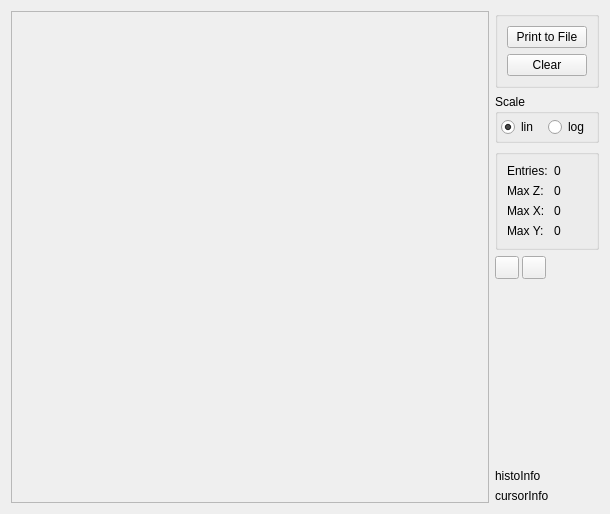
<?xml version="1.0" encoding="UTF-8"?>
<ui version="4.0">
 <class>Histo2DWidget</class>
 <widget class="QWidget" name="Histo2DWidget">
  <property name="geometry">
   <rect>
    <x>0</x>
    <y>0</y>
    <width>610</width>
    <height>514</height>
   </rect>
  </property>
  <layout class="QGridLayout" name="gridLayout" columnstretch="1,0">
   <item row="0" column="0">
    <widget class="QwtPlot" name="plot">
     <property name="sizePolicy">
      <sizepolicy hsizetype="Expanding" vsizetype="Expanding">
       <horstretch>0</horstretch>
       <verstretch>0</verstretch>
      </sizepolicy>
     </property>
     <property name="frameShape">
      <enum>QFrame::StyledPanel</enum>
     </property>
     <property name="frameShadow">
      <enum>QFrame::Raised</enum>
     </property>
    </widget>
   </item>
   <item row="0" column="1">
    <layout class="QVBoxLayout" name="controlsLayout">
     <item>
      <widget class="QGroupBox" name="groupBox">
       <property name="sizePolicy">
        <sizepolicy hsizetype="Minimum" vsizetype="Preferred">
         <horstretch>0</horstretch>
         <verstretch>0</verstretch>
        </sizepolicy>
       </property>
       <property name="title">
        <string/>
       </property>
       <layout class="QGridLayout" name="gridLayout_2">
        <item row="1" column="0">
         <widget class="QPushButton" name="pb_clear">
          <property name="text">
           <string>Clear</string>
          </property>
         </widget>
        </item>
        <item row="0" column="0">
         <widget class="QPushButton" name="pb_export">
          <property name="text">
           <string>Print to File</string>
          </property>
         </widget>
        </item>
       </layout>
      </widget>
     </item>
     <item>
      <widget class="QGroupBox" name="groupBox_3">
       <property name="title">
        <string>Scale</string>
       </property>
       <layout class="QHBoxLayout" name="horizontalLayout">
        <property name="spacing">
         <number>1</number>
        </property>
        <property name="leftMargin">
         <number>3</number>
        </property>
        <property name="topMargin">
         <number>3</number>
        </property>
        <property name="rightMargin">
         <number>3</number>
        </property>
        <property name="bottomMargin">
         <number>3</number>
        </property>
        <item>
         <widget class="QRadioButton" name="scaleLin">
          <property name="text">
           <string>lin</string>
          </property>
          <property name="checked">
           <bool>true</bool>
          </property>
          <attribute name="buttonGroup">
           <string notr="true">linLogGroup</string>
          </attribute>
         </widget>
        </item>
        <item>
         <widget class="QRadioButton" name="scaleLog">
          <property name="text">
           <string>log</string>
          </property>
          <attribute name="buttonGroup">
           <string notr="true">linLogGroup</string>
          </attribute>
         </widget>
        </item>
       </layout>
      </widget>
     </item>
     <item>
      <widget class="QGroupBox" name="groupBox_2">
       <property name="title">
        <string/>
       </property>
       <layout class="QFormLayout" name="formLayout">
        <item row="0" column="0">
         <widget class="QLabel" name="label">
          <property name="text">
           <string>Entries:</string>
          </property>
         </widget>
        </item>
        <item row="0" column="1">
         <widget class="QLabel" name="label_numberOfEntries">
          <property name="text">
           <string>0</string>
          </property>
         </widget>
        </item>
        <item row="1" column="0">
         <widget class="QLabel" name="label_2">
          <property name="text">
           <string>Max Z:</string>
          </property>
         </widget>
        </item>
        <item row="1" column="1">
         <widget class="QLabel" name="label_maxValue">
          <property name="text">
           <string>0</string>
          </property>
         </widget>
        </item>
        <item row="2" column="0">
         <widget class="QLabel" name="label_3">
          <property name="text">
           <string>Max X: </string>
          </property>
         </widget>
        </item>
        <item row="3" column="0">
         <widget class="QLabel" name="label_4">
          <property name="text">
           <string>Max Y:</string>
          </property>
         </widget>
        </item>
        <item row="2" column="1">
         <widget class="QLabel" name="label_maxX">
          <property name="text">
           <string>0</string>
          </property>
         </widget>
        </item>
        <item row="3" column="1">
         <widget class="QLabel" name="label_maxY">
          <property name="text">
           <string>0</string>
          </property>
         </widget>
        </item>
       </layout>
      </widget>
     </item>
     <item>
      <widget class="QFrame" name="buttonFrame">
       <layout class="QHBoxLayout" name="horizontalLayout_2">
        <property name="spacing">
         <number>3</number>
        </property>
        <property name="leftMargin">
         <number>0</number>
        </property>
        <property name="topMargin">
         <number>0</number>
        </property>
        <property name="rightMargin">
         <number>0</number>
        </property>
        <property name="bottomMargin">
         <number>0</number>
        </property>
        <item>
         <widget class="QToolButton" name="tb_info">
          <property name="toolTip">
           <string>Histogram Info</string>
          </property>
          <property name="icon">
           <iconset resource="resources.qrc">
            <normaloff>:/info.png</normaloff>:/info.png</iconset>
          </property>
         </widget>
        </item>
        <item>
         <widget class="QToolButton" name="tb_subRange">
          <property name="icon">
           <iconset resource="resources.qrc">
            <normaloff>:/zoom_in.png</normaloff>:/zoom_in.png</iconset>
          </property>
         </widget>
        </item>
        <item>
         <spacer name="horizontalSpacer">
          <property name="orientation">
           <enum>Qt::Horizontal</enum>
          </property>
          <property name="sizeHint" stdset="0">
           <size>
            <width>40</width>
            <height>20</height>
           </size>
          </property>
         </spacer>
        </item>
       </layout>
      </widget>
     </item>
     <item>
      <spacer name="verticalSpacer">
       <property name="orientation">
        <enum>Qt::Vertical</enum>
       </property>
       <property name="sizeHint" stdset="0">
        <size>
         <width>20</width>
         <height>40</height>
        </size>
       </property>
      </spacer>
     </item>
     <item>
      <widget class="QLabel" name="label_histoInfo">
       <property name="text">
        <string>histoInfo</string>
       </property>
      </widget>
     </item>
     <item>
      <widget class="QLabel" name="label_cursorInfo">
       <property name="text">
        <string>cursorInfo</string>
       </property>
      </widget>
     </item>
    </layout>
   </item>
  </layout>
 </widget>
 <customwidgets>
  <customwidget>
   <class>QwtPlot</class>
   <extends>QFrame</extends>
   <header>qwt_plot.h</header>
   <container>1</container>
  </customwidget>
 </customwidgets>
 <resources>
  <include location="resources.qrc"/>
 </resources>
 <connections/>
 <buttongroups>
  <buttongroup name="linLogGroup"/>
 </buttongroups>
</ui>
